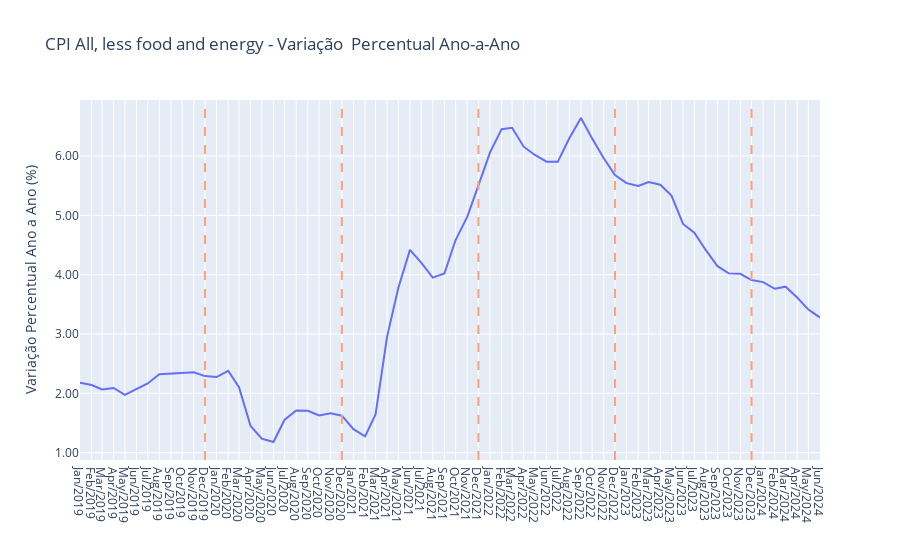

Write notebook code for a chart like this one.
### Markdown cell above
### Questão 2

### Code cell
import pandas as pd
import plotly.express as px


data = pd.read_csv('CPI.csv')

# Convertendo a date para datetime
data['date'] = pd.to_datetime(data['date'], format='%m/%Y')

# Calculando a variação percentual
data['cpi_yoy_change'] = data['cpi all less food and energy'].pct_change(periods=12) * 100

# Removendo Nulos
data = data.dropna(subset=['cpi_yoy_change'])

# Criando o gráfico
fig = px.line(data, x='date', y='cpi_yoy_change', labels={'cpi_yoy_change': 'Variação Percentual Ano a Ano'}, title='CPI All, less food and energy - Variação  Percentual Ano-a-Ano')

# Criando linhas verticais
december_lines = []
unique_years = data['date'].dt.year.unique()
unique_years = [year for year in unique_years if year != 2024]

for year in unique_years:
    december_date = pd.Timestamp(f'{year}-12-01')
    december_lines.append(dict(
        type='line',
        xref='x',
        yref='paper',
        x0=december_date,
        x1=december_date,
        y0=0,
        y1=1,
        line=dict(color='LightSalmon', width=2, dash='dash')
    ))

# Atualizando o layout
fig.update_layout(
    shapes=december_lines,
    xaxis=dict(
        tickformat='%b/%Y',
        tickvals=data['date'],
        ticktext=[date.strftime('%b/%Y') for date in data['date']],
        title=''
    ),
    yaxis=dict(
        title='Variação Percentual Ano a Ano (%)',
        tickformat='.2f'
    )
)

fig.show()

### Figure 1 — Plotly figure (JSON) as saved in the notebook; plotly's stock layout.template omitted (floating-point values rounded to 4 significant figures)
{"data": [{"hovertemplate": "date=%{x}<br>Variação Percentual Ano a Ano=%{y}<extra></extra>", "legendgroup": "", "line": {"color": "#636efa", "dash": "solid"}, "marker": {"symbol": "circle"}, "mode": "lines", "name": "", "orientation": "v", "showlegend": false, "type": "scatter", "x": ["2019-01-01T00:00:00", "2019-02-01T00:00:00", "2019-03-01T00:00:00", "2019-04-01T00:00:00", "2019-05-01T00:00:00", "2019-06-01T00:00:00", "2019-07-01T00:00:00", "2019-08-01T00:00:00", "2019-09-01T00:00:00", "2019-10-01T00:00:00", "2019-11-01T00:00:00", "2019-12-01T00:00:00", "2020-01-01T00:00:00", "2020-02-01T00:00:00", "2020-03-01T00:00:00", "2020-04-01T00:00:00", "2020-05-01T00:00:00", "2020-06-01T00:00:00", "2020-07-01T00:00:00", "2020-08-01T00:00:00", "2020-09-01T00:00:00", "2020-10-01T00:00:00", "2020-11-01T00:00:00", "2020-12-01T00:00:00", "2021-01-01T00:00:00", "2021-02-01T00:00:00", "2021-03-01T00:00:00", "2021-04-01T00:00:00", "2021-05-01T00:00:00", "2021-06-01T00:00:00", "2021-07-01T00:00:00", "2021-08-01T00:00:00", "2021-09-01T00:00:00", "2021-10-01T00:00:00", "2021-11-01T00:00:00", "2021-12-01T00:00:00", "2022-01-01T00:00:00", "2022-02-01T00:00:00", "2022-03-01T00:00:00", "2022-04-01T00:00:00", "2022-05-01T00:00:00", "2022-06-01T00:00:00", "2022-07-01T00:00:00", "2022-08-01T00:00:00", "2022-09-01T00:00:00", "2022-10-01T00:00:00", "2022-11-01T00:00:00", "2022-12-01T00:00:00", "2023-01-01T00:00:00", "2023-02-01T00:00:00", "2023-03-01T00:00:00", "2023-04-01T00:00:00", "2023-05-01T00:00:00", "2023-06-01T00:00:00", "2023-07-01T00:00:00", "2023-08-01T00:00:00", "2023-09-01T00:00:00", "2023-10-01T00:00:00", "2023-11-01T00:00:00", "2023-12-01T00:00:00", "2024-01-01T00:00:00", "2024-02-01T00:00:00", "2024-03-01T00:00:00", "2024-04-01T00:00:00", "2024-05-01T00:00:00", "2024-06-01T00:00:00"], "xaxis": "x", "y": [2.179, 2.141, 2.067, 2.091, 1.972, 2.075, 2.166, 2.321, 2.33, 2.338, 2.355, 2.291, 2.275, 2.38, 2.103, 1.45, 1.237, 1.18, 1.555, 1.71, 1.707, 1.627, 1.664, 1.624, 1.396, 1.276, 1.645, 2.961, 3.779, 4.418, 4.203, 3.951, 4.02, 4.584, 4.973, 5.505, 6.061, 6.452, 6.476, 6.157, 6.018, 5.903, 5.902, 6.3, 6.64, 6.295, 5.963, 5.681, 5.543, 5.493, 5.56, 5.516, 5.332, 4.855, 4.708, 4.413, 4.144, 4.022, 4.015, 3.91, 3.875, 3.762, 3.797, 3.616, 3.411, 3.277], "yaxis": "y"}], "layout": {"legend": {"tracegroupgap": 0}, "shapes": [{"line": {"color": "LightSalmon", "dash": "dash", "width": 2}, "type": "line", "x0": "2019-12-01T00:00:00", "x1": "2019-12-01T00:00:00", "xref": "x", "y0": 0, "y1": 1, "yref": "paper"}, {"line": {"color": "LightSalmon", "dash": "dash", "width": 2}, "type": "line", "x0": "2020-12-01T00:00:00", "x1": "2020-12-01T00:00:00", "xref": "x", "y0": 0, "y1": 1, "yref": "paper"}, {"line": {"color": "LightSalmon", "dash": "dash", "width": 2}, "type": "line", "x0": "2021-12-01T00:00:00", "x1": "2021-12-01T00:00:00", "xref": "x", "y0": 0, "y1": 1, "yref": "paper"}, {"line": {"color": "LightSalmon", "dash": "dash", "width": 2}, "type": "line", "x0": "2022-12-01T00:00:00", "x1": "2022-12-01T00:00:00", "xref": "x", "y0": 0, "y1": 1, "yref": "paper"}, {"line": {"color": "LightSalmon", "dash": "dash", "width": 2}, "type": "line", "x0": "2023-12-01T00:00:00", "x1": "2023-12-01T00:00:00", "xref": "x", "y0": 0, "y1": 1, "yref": "paper"}], "title": {"text": "CPI All, less food and energy - Variação  Percentual Ano-a-Ano"}, "xaxis": {"anchor": "y", "domain": [0, 1], "tickformat": "%b/%Y", "ticktext": ["Jan/2019", "Feb/2019", "Mar/2019", "Apr/2019", "May/2019", "Jun/2019", "Jul/2019", "Aug/2019", "Sep/2019", "Oct/2019", "Nov/2019", "Dec/2019", "Jan/2020", "Feb/2020", "Mar/2020", "Apr/2020", "May/2020", "Jun/2020", "Jul/2020", "Aug/2020", "Sep/2020", "Oct/2020", "Nov/2020", "Dec/2020", "Jan/2021", "Feb/2021", "Mar/2021", "Apr/2021", "May/2021", "Jun/2021", "Jul/2021", "Aug/2021", "Sep/2021", "Oct/2021", "Nov/2021", "Dec/2021", "Jan/2022", "Feb/2022", "Mar/2022", "Apr/2022", "May/2022", "Jun/2022", "Jul/2022", "Aug/2022", "Sep/2022", "Oct/2022", "Nov/2022", "Dec/2022", "Jan/2023", "Feb/2023", "Mar/2023", "Apr/2023", "May/2023", "Jun/2023", "Jul/2023", "Aug/2023", "Sep/2023", "Oct/2023", "Nov/2023", "Dec/2023", "Jan/2024", "Feb/2024", "Mar/2024", "Apr/2024", "May/2024", "Jun/2024"], "tickvals": ["2019-01-01T00:00:00", "2019-02-01T00:00:00", "2019-03-01T00:00:00", "2019-04-01T00:00:00", "2019-05-01T00:00:00", "2019-06-01T00:00:00", "2019-07-01T00:00:00", "2019-08-01T00:00:00", "2019-09-01T00:00:00", "2019-10-01T00:00:00", "2019-11-01T00:00:00", "2019-12-01T00:00:00", "2020-01-01T00:00:00", "2020-02-01T00:00:00", "2020-03-01T00:00:00", "2020-04-01T00:00:00", "2020-05-01T00:00:00", "2020-06-01T00:00:00", "2020-07-01T00:00:00", "2020-08-01T00:00:00", "2020-09-01T00:00:00", "2020-10-01T00:00:00", "2020-11-01T00:00:00", "2020-12-01T00:00:00", "2021-01-01T00:00:00", "2021-02-01T00:00:00", "2021-03-01T00:00:00", "2021-04-01T00:00:00", "2021-05-01T00:00:00", "2021-06-01T00:00:00", "2021-07-01T00:00:00", "2021-08-01T00:00:00", "2021-09-01T00:00:00", "2021-10-01T00:00:00", "2021-11-01T00:00:00", "2021-12-01T00:00:00", "2022-01-01T00:00:00", "2022-02-01T00:00:00", "2022-03-01T00:00:00", "2022-04-01T00:00:00", "2022-05-01T00:00:00", "2022-06-01T00:00:00", "2022-07-01T00:00:00", "2022-08-01T00:00:00", "2022-09-01T00:00:00", "2022-10-01T00:00:00", "2022-11-01T00:00:00", "2022-12-01T00:00:00", "2023-01-01T00:00:00", "2023-02-01T00:00:00", "2023-03-01T00:00:00", "2023-04-01T00:00:00", "2023-05-01T00:00:00", "2023-06-01T00:00:00", "2023-07-01T00:00:00", "2023-08-01T00:00:00", "2023-09-01T00:00:00", "2023-10-01T00:00:00", "2023-11-01T00:00:00", "2023-12-01T00:00:00", "2024-01-01T00:00:00", "2024-02-01T00:00:00", "2024-03-01T00:00:00", "2024-04-01T00:00:00", "2024-05-01T00:00:00", "2024-06-01T00:00:00"], "title": {"text": ""}}, "yaxis": {"anchor": "x", "domain": [0, 1], "tickformat": ".2f", "title": {"text": "Variação Percentual Ano a Ano (%)"}}}}
